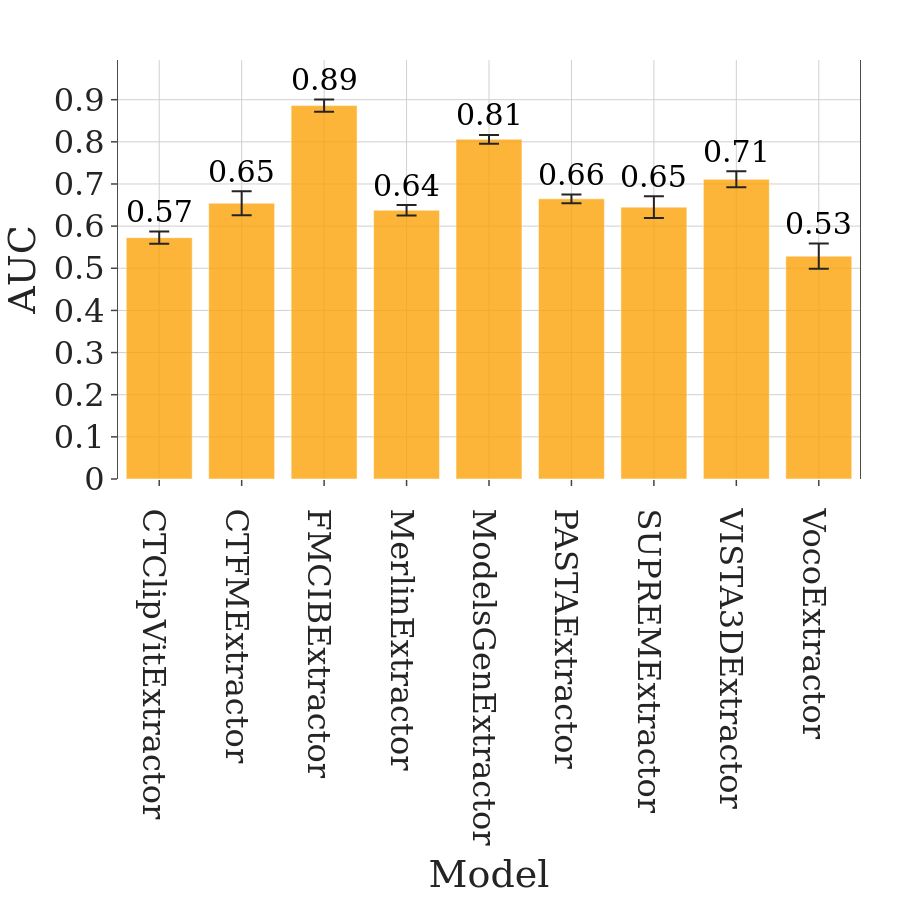

The code cell stored with this chart in its notebook:
### Code cell
# Plot test accuracies
fig = plot_model_comparison(test_accuracies_dict, font_size=32, height=FIG_SIZE, width=FIG_SIZE, marker_color="#FCA308")
fig.show() # Show the plot
fig.write_image(PLOTS_DIR / f"luna_auc.png")

### Figure 1 — Plotly figure (JSON) as saved in the notebook; plotly's stock layout.template omitted (floating-point values rounded to 4 significant figures)
{"data": [{"error_y": {"array": [0.01442, 0.02846, 0.01443, 0.0123, 0.01037, 0.01042, 0.02597, 0.0189, 0.03011], "arrayminus": [0.01442, 0.02846, 0.01443, 0.0123, 0.01037, 0.01042, 0.02597, 0.0189, 0.03011], "width": 10}, "hovertemplate": "Model=%{x}<br>AUC=%{y}<extra></extra>", "legendgroup": "", "marker": {"color": "#FCA308", "opacity": 0.8, "pattern": {"shape": ""}}, "name": "", "orientation": "v", "showlegend": false, "textposition": "auto", "type": "bar", "x": ["CTClipVitExtractor", "CTFMExtractor", "FMCIBExtractor", "MerlinExtractor", "ModelsGenExtractor", "PASTAExtractor", "SUPREMExtractor", "VISTA3DExtractor", "VocoExtractor"], "xaxis": "x", "y": [0.5726, 0.6543, 0.886, 0.6376, 0.8061, 0.6647, 0.645, 0.7111, 0.5287], "yaxis": "y"}], "layout": {"annotations": [{"font": {"color": "black", "size": 30}, "showarrow": false, "text": "0.57", "x": "CTClipVitExtractor", "y": 0.587, "yshift": 20}, {"font": {"color": "black", "size": 30}, "showarrow": false, "text": "0.65", "x": "CTFMExtractor", "y": 0.6828, "yshift": 20}, {"font": {"color": "black", "size": 30}, "showarrow": false, "text": "0.89", "x": "FMCIBExtractor", "y": 0.9004, "yshift": 20}, {"font": {"color": "black", "size": 30}, "showarrow": false, "text": "0.64", "x": "MerlinExtractor", "y": 0.6499, "yshift": 20}, {"font": {"color": "black", "size": 30}, "showarrow": false, "text": "0.81", "x": "ModelsGenExtractor", "y": 0.8164, "yshift": 20}, {"font": {"color": "black", "size": 30}, "showarrow": false, "text": "0.66", "x": "PASTAExtractor", "y": 0.6751, "yshift": 20}, {"font": {"color": "black", "size": 30}, "showarrow": false, "text": "0.65", "x": "SUPREMExtractor", "y": 0.671, "yshift": 20}, {"font": {"color": "black", "size": 30}, "showarrow": false, "text": "0.71", "x": "VISTA3DExtractor", "y": 0.73, "yshift": 20}, {"font": {"color": "black", "size": 30}, "showarrow": false, "text": "0.53", "x": "VocoExtractor", "y": 0.5588, "yshift": 20}], "barmode": "relative", "font": {"family": "DejaVu Serif", "size": 32}, "height": 900, "legend": {"tracegroupgap": 0}, "margin": {"b": 60, "l": 60, "r": 40, "t": 60}, "paper_bgcolor": "white", "plot_bgcolor": "white", "showlegend": false, "title": {"x": 0.5, "xanchor": "center"}, "width": 900, "xaxis": {"anchor": "y", "domain": [0, 1], "gridcolor": "#D0D0D0", "linecolor": "#4B4B4B", "mirror": true, "showgrid": true, "showline": false, "tickfont": {"size": 32}, "ticklen": 6, "ticks": "outside", "tickwidth": 1.5, "title": {"text": "Model"}, "zeroline": false}, "yaxis": {"anchor": "x", "domain": [0, 1], "gridcolor": "#D0D0D0", "linecolor": "#4B4B4B", "mirror": true, "showgrid": true, "tickfont": {"size": 32}, "ticklen": 6, "ticks": "outside", "tickwidth": 1.5, "title": {"text": "AUC"}, "zeroline": false}}}
